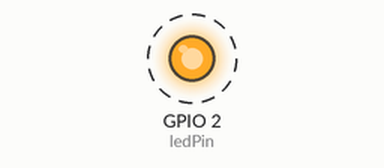
A sketch run on a simulated ESP32. Shown: output pins drawn as LEDs (lit = HIGH). Dashed ring = blinking. WiFi joins after 1.5 s; servers stay silent unless stated; what the sketch prints to the serial monitor is not drawn.

Above: at 2.2 s.
Timing chart, 0 to 5.0 s (numbered marks = the images above):
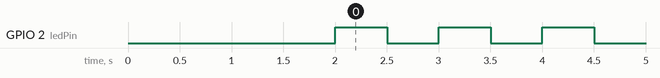

Measured:
- by itself, GPIO 2 (ledPin): alternates HIGH for 0.50 s and LOW for 0.50 s

The sketch:

Exp5_OTA.ino
```cpp
#include <WiFi.h>
#include <ArduinoOTA.h>

const char *ssid = "Orionnn";         // Nombre de tu red WiFi
const char *password = "chillll06";    // Contraseña de tu red WiFi

const int ledPin = 2;  // Pin GPIO del LED

unsigned long periodo = 500;  // Período inicial en milisegundos

void setup() {
  Serial.begin(115200);

  // Conexión a la red WiFi
  WiFi.begin(ssid, password);
  while (WiFi.status() != WL_CONNECTED) {
    delay(1000);
    Serial.println("Conectando a WiFi...");
  }
  Serial.println("Conectado a la red WiFi");

  // Configuración OTA
  ArduinoOTA.begin();
  ArduinoOTA.setHostname("ESP32-OTA-GRUPO7");  // Puedes cambiar el nombre del dispositivo

  // Configuración del pin del LED
  pinMode(ledPin, OUTPUT);
}

void loop() {
  // Manejar actualizaciones OTA
  ArduinoOTA.handle();

  // Encender y apagar el LED con el período actual
  digitalWrite(ledPin, HIGH);
  delay(periodo);
  digitalWrite(ledPin, LOW);
  delay(periodo);
}
```
